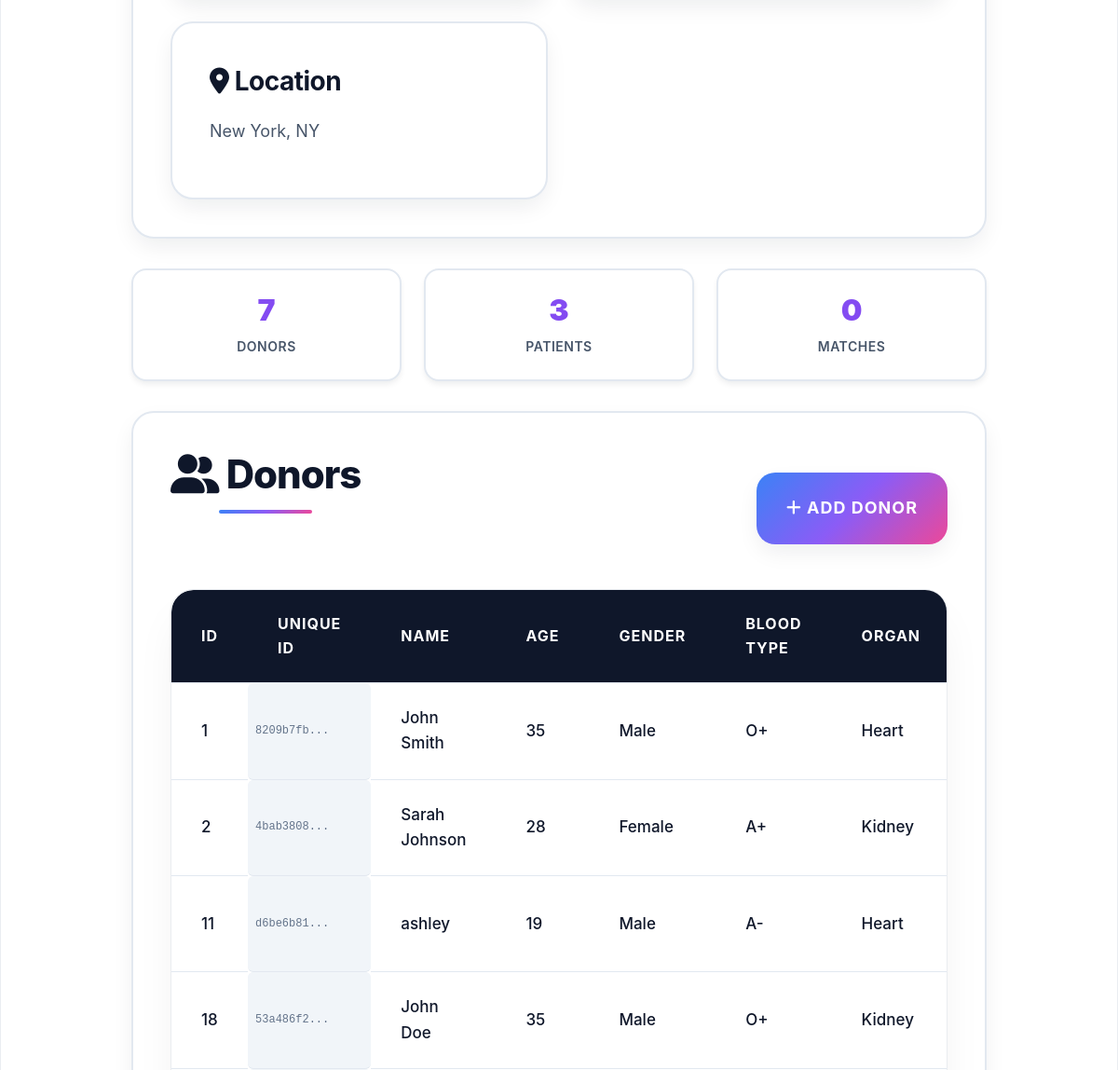
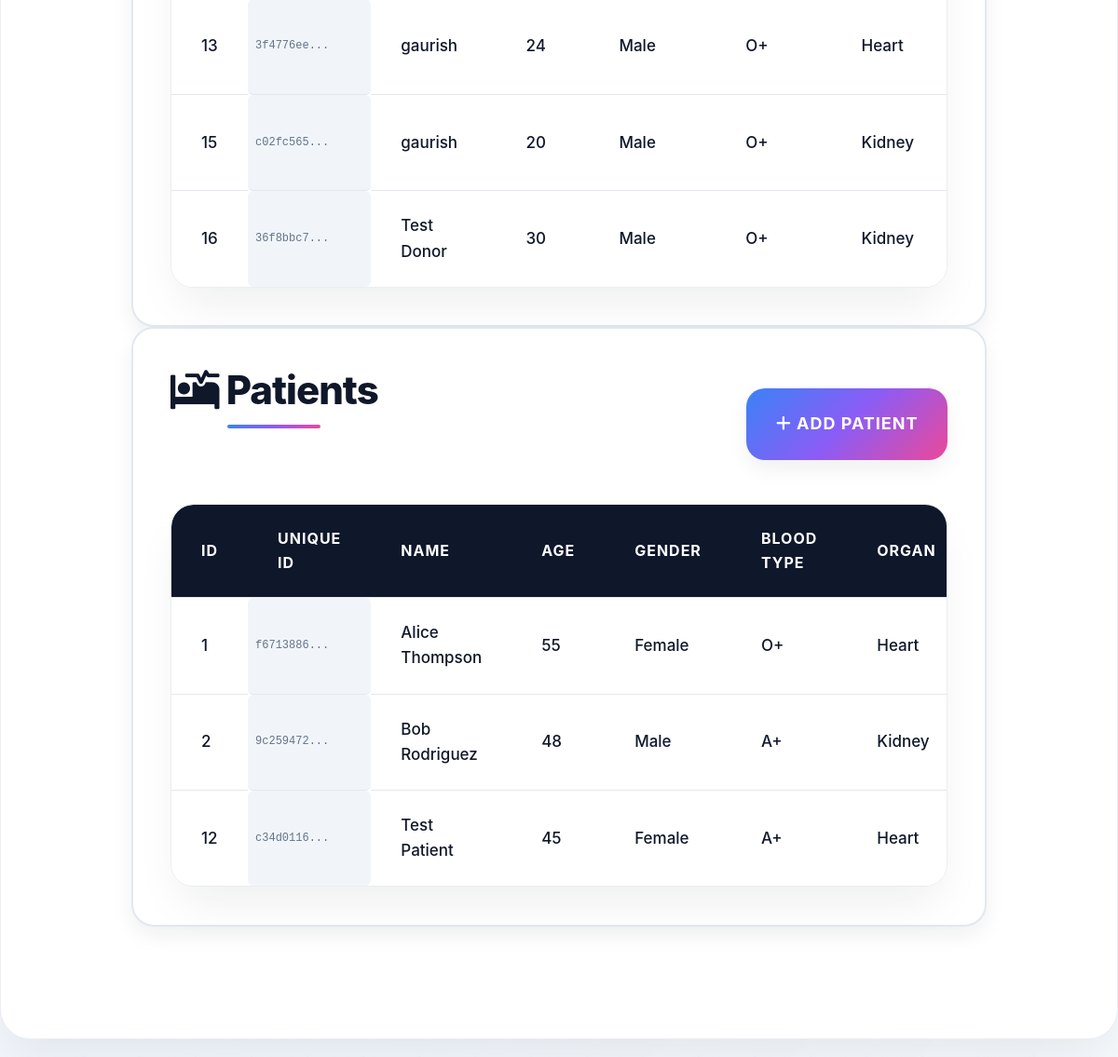
Page /hospital_dashboard (signed in, lower part) on the earlier database version (2 pictures, top to bottom).
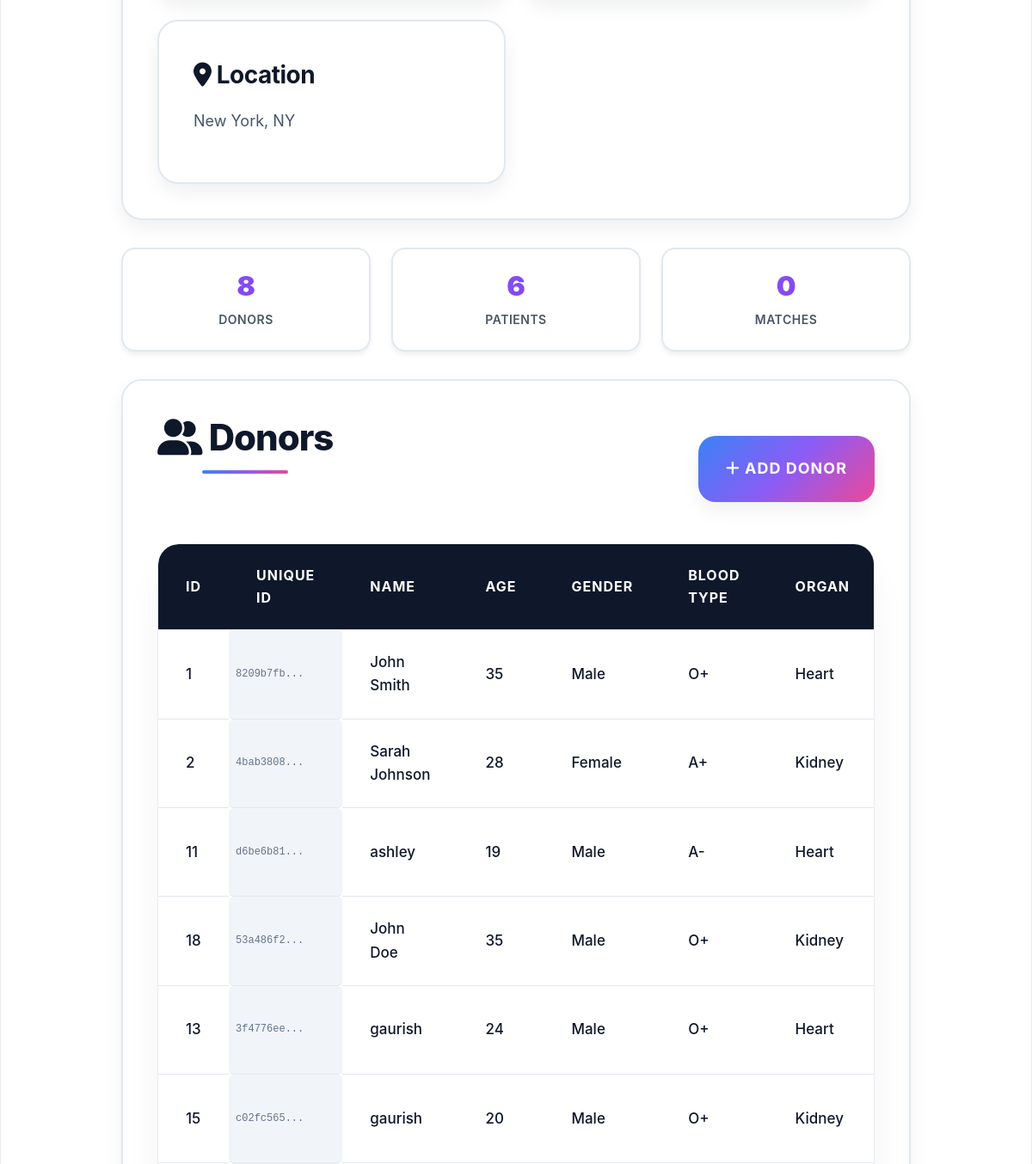
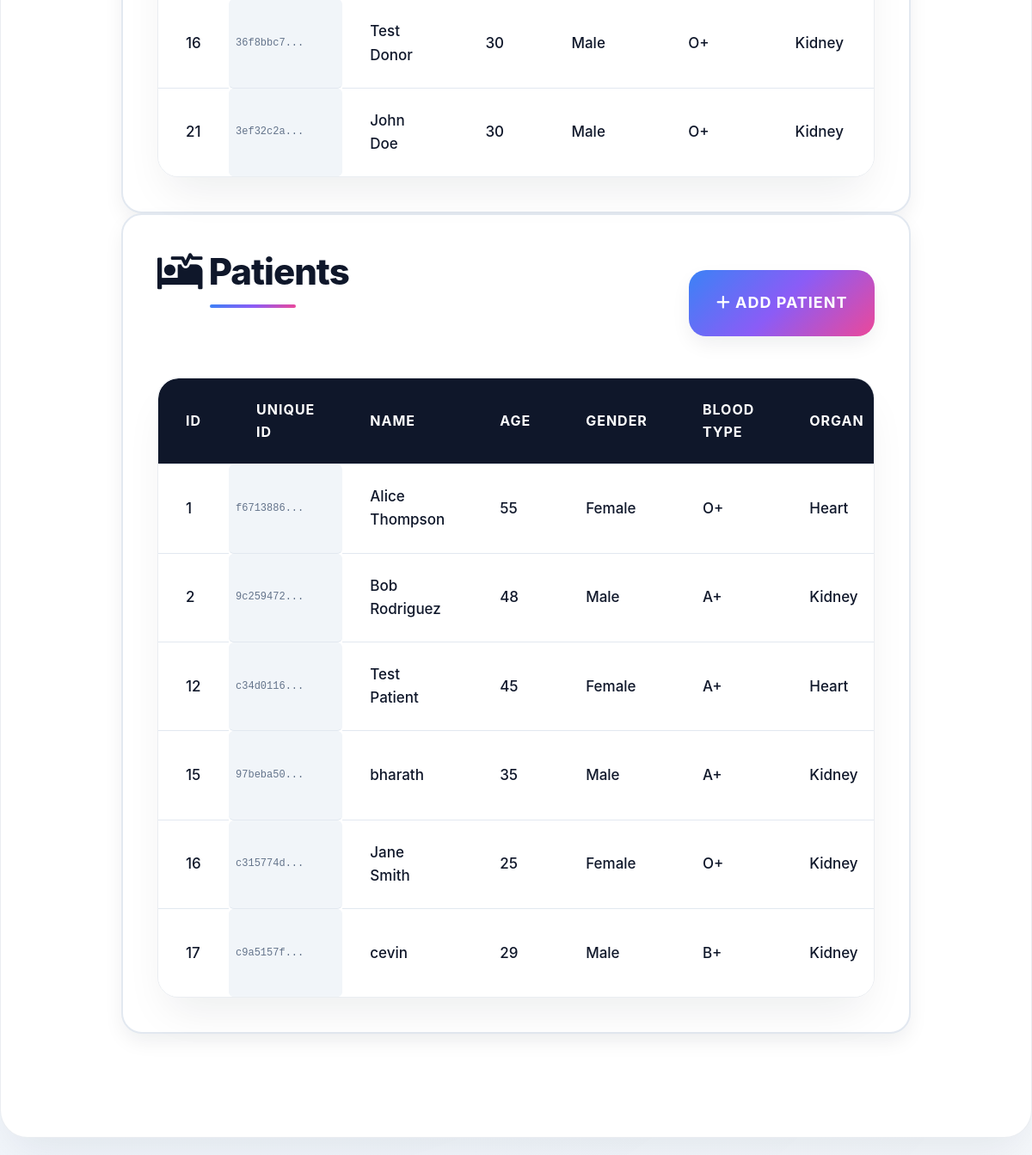
Same page on the later database version (2 pictures, top to bottom).
### tables this page shows
CREATE TABLE donor (
        id INTEGER PRIMARY KEY AUTOINCREMENT,
        unique_id TEXT UNIQUE,
        hospital_id INTEGER,
        name TEXT,
        age INTEGER,
        gender TEXT,
        blood_type TEXT,
        organ TEXT,
        status TEXT DEFAULT 'Not Matched',
        registration_date TEXT DEFAULT CURRENT_TIMESTAMP, medical_document_path TEXT,
        FOREIGN KEY (hospital_id) REFERENCES hospital(id)
    );

CREATE TABLE patient (
        id INTEGER PRIMARY KEY AUTOINCREMENT,
        unique_id TEXT UNIQUE,
        hospital_id INTEGER,
        name TEXT,
        age INTEGER,
        gender TEXT,
        blood_type TEXT,
        organ TEXT,
        status TEXT DEFAULT 'Not Matched',
        registration_date TEXT DEFAULT CURRENT_TIMESTAMP, medical_document_path TEXT,
        FOREIGN KEY (hospital_id) REFERENCES hospital(id)
    );

### server/app.py (the view)
@app.route('/hospital_dashboard')
def hospital_dashboard():
    if 'hospital' not in session:
        return redirect('/login')
    hospital_id = session['hospital']
    hospital_name = session.get('hospital_name')
    hospital_email = session.get('hospital_email')
    hospital_location = session.get('hospital_location')
    hospital_wallet = session.get('hospital_wallet')
    conn = sqlite3.connect(DB)
    c = conn.cursor()
    try:
        c.execute("SELECT id, unique_id, name, age, gender, blood_type, organ, status, registration_date FROM donor WHERE hospital_id=? ORDER BY registration_date ASC", (hospital_id,))
        donors = c.fetchall()
        c.execute("SELECT id, unique_id, name, age, gender, blood_type, organ, status, registration_date FROM patient WHERE hospital_id=? ORDER BY registration_date ASC", (hospital_id,))
        patients = c.fetchall()
    except sqlite3.OperationalError:
        c.execute("SELECT id, name, age, gender, blood_type, organ, status FROM donor WHERE hospital_id=?", (hospital_id,))
        old_donors = c.fetchall()
        donors = [(d[0], 'N/A', d[1], d[2], d[3], d[4], d[5], d[6], 'N/A') for d in old_donors]
        c.execute("SELECT id, name, age, gender, blood_type, organ, status FROM patient WHERE hospital_id=?", (hospital_id,))
        old_patients = c.fetchall()
        patients = [(p[0], 'N/A', p[1], p[2], p[3], p[4], p[5], p[6], 'N/A') for p in old_patients]
    conn.close()
    return render_template('hospital_login.html', hospital_name=hospital_name,
                          hospital_email=hospital_email, hospital_location=hospital_location,
                          hospital_wallet=hospital_wallet, donors=donors, patients=patients)

### client/templates/hospital_login.html (shortened to what the changed rows need)
<!DOCTYPE html>
<html>
<head>
    <link rel="stylesheet" type="text/css" href="{{ url_for('static', filename='style.css') }}">
    <link rel="stylesheet" href="https://cdnjs.cloudflare.com/ajax/libs/font-awesome/6.0.0/css/all.min.css">
</head>
<body>
    <div class="container container-wide">
        <div class="stats-header">
            <div class="stat-card">
                <div class="stat-number">{{ donors|length }}</div>
                <div class="stat-label">Donors</div>
            </div>
            <div class="stat-card">
                <div class="stat-number">{{ patients|length }}</div>
                <div class="stat-label">Patients</div>
            </div>
        </div>
        <div class="card">
            <div class="flex justify-between items-center mb-6">
                <h2><i class="fas fa-user-friends"></i> Donors</h2>
            </div>
            <div class="table-container">
                <table>
                    <thead>
                        <tr>
                            <th>ID</th>
                            <th>Unique ID</th>
                            <th>Name</th>
                            <th>Age</th>
                            <th>Gender</th>
                            <th>Blood Type</th>
                            <th>Organ</th>
                        </tr>
                    </thead>
                    <tbody>
                        {% for donor in donors %}
                        <tr>
                            <td>{{ donor[0] }}</td>
                            <td class="unique-id-cell">{{ donor[1][:8] }}...</td>
                            <td>{{ donor[2] }}</td>
                            <td>{{ donor[3] }}</td>
                            <td>{{ donor[4] }}</td>
                            <td><span class="status-badge">{{ donor[5] }}</span></td>
                            <td><span class="status-badge">{{ donor[6] }}</span></td>
                        </tr>
                        {% endfor %}
                    </tbody>
                </table>
            </div>
        </div>
        <div class="card">
            <div class="flex justify-between items-center mb-6">
                <h2><i class="fas fa-procedures"></i> Patients</h2>
            </div>
            <div class="table-container">
                <table>
                    <thead>
                        <tr>
                            <th>ID</th>
                            <th>Unique ID</th>
                            <th>Name</th>
                            <th>Age</th>
                            <th>Gender</th>
                            <th>Blood Type</th>
                            <th>Organ</th>
                        </tr>
                    </thead>
                    <tbody>
                        {% for patient in patients %}
                        <tr>
                            <td>{{ patient[0] }}</td>
                            <td class="unique-id-cell">{{ patient[1][:8] }}...</td>
                            <td>{{ patient[2] }}</td>
                            <td>{{ patient[3] }}</td>
                            <td>{{ patient[4] }}</td>
                            <td><span class="status-badge">{{ patient[5] }}</span></td>
                            <td><span class="status-badge">{{ patient[6] }}</span></td>
                        </tr>
                        {% endfor %}
                    </tbody>
                </table>
            </div>
        </div>
    </div>
</body>
</html>

Differences in the rows shown:
added donor: id "21", donor "3ef32c2a", name "John Doe", age "30", gender "Male", blood_type "O+", organ "Kidney"
added patient: id "15", patient "97beba50", name "bharath", age "35", gender "Male", blood_type "A+", organ "Kidney"
added patient: id "16", patient "c315774d", name "Jane Smith", age "25", gender "Female", blood_type "O+", organ "Kidney"
added patient: id "17", patient "c9a5157f", name "cevin", age "29", gender "Male", blood_type "B+", organ "Kidney"
Other differences:
{{ donors|length }}: "7" → "8"
{{ patients|length }}: "3" → "6"
